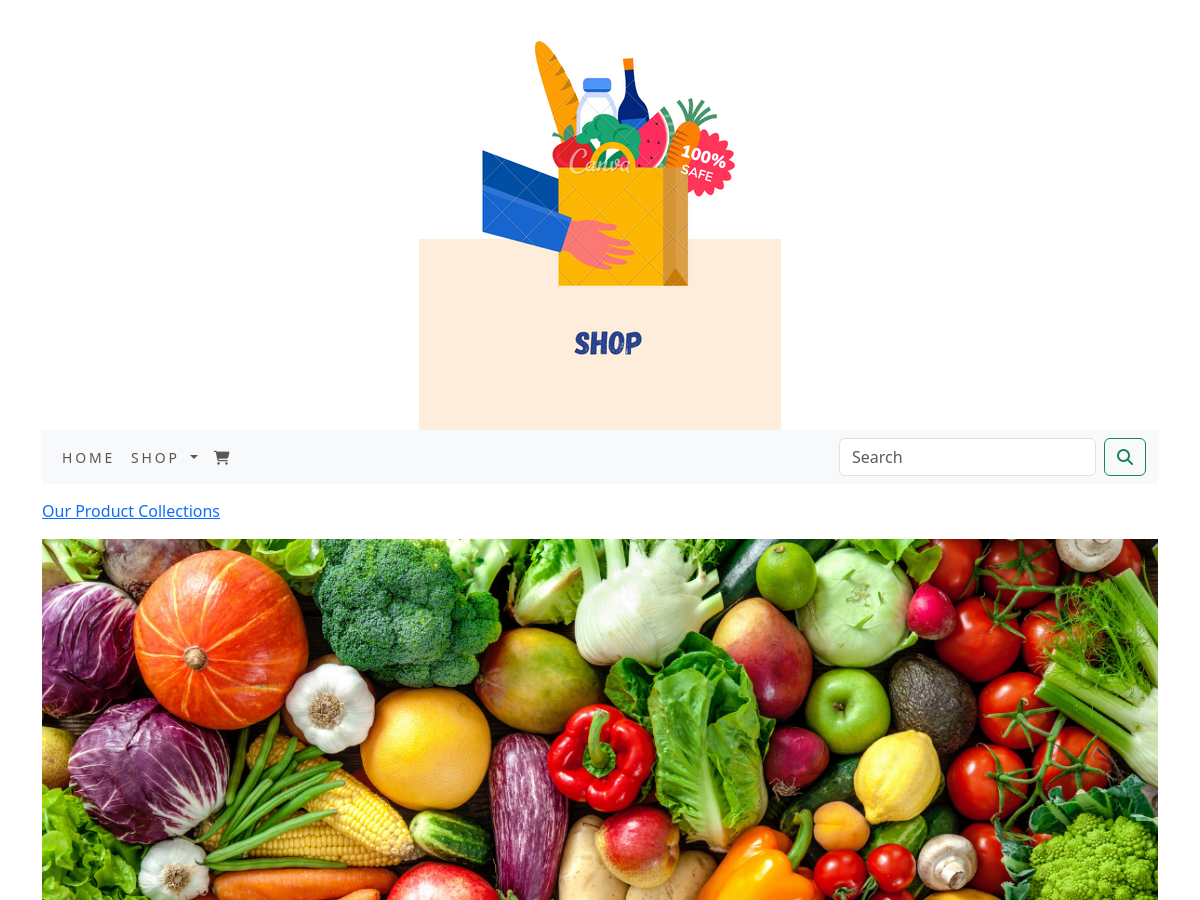
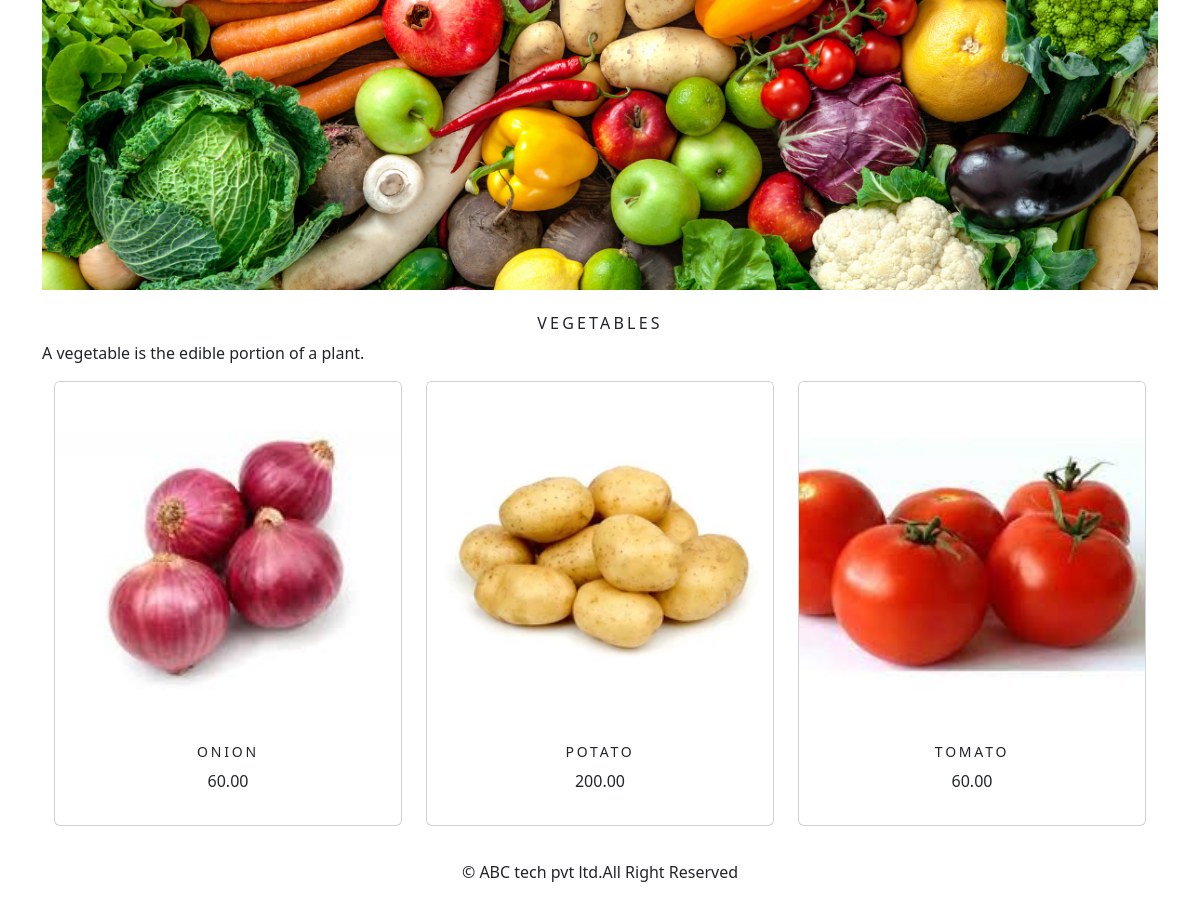
The page /shop/vegetables/ on the database its author committed (2 pictures, top to bottom).
### shop/models.py (models this page shows, shortened)
class Category(models.Model):
    name=models.CharField(max_length=250,unique=True)
    slug=models.SlugField(max_length=250,unique=True)
    description=models.TextField(blank=True)
    image=models.ImageField(upload_to='category',blank=True)
    class Meta:
        ordering=('name',)
        verbose_name='category'
        verbose_name_plural='categories'
    def get_url(self):
        return reverse('shop:product_by_category',args=[self.slug])

class Product(models.Model):
    name=models.CharField(max_length=250,unique=True)
    slug = models.SlugField(max_length=250, unique=True)
    description = models.TextField(blank=True)
    price=models.DecimalField(max_digits=10,decimal_places=2)
    category=models.ForeignKey(Category,on_delete=models.CASCADE)
    image = models.ImageField(upload_to='product', blank=True)
    stock=models.IntegerField()
    available=models.BooleanField(default=True)
    created=models.DateTimeField(auto_now_add=True)
    updated=models.DateTimeField(auto_now=True)
    def get_url(self):
        return reverse('shop:prodCatdetail',args=[self.category.slug,self.slug])
    class Meta:
        ordering=('name',)
        verbose_name='product'
        verbose_name_plural='products'

### shop/views.py (the view)
# urls.py: path('', views.allProdCat, name='allProdCat'),
def allProdCat(request,c_slug=None):
    c_page=None
    products_list=None
    if c_slug!=None:
        c_page=get_object_or_404(Category,slug=c_slug)
        products_list=Product.objects.all().filter(category=c_page,available=True)
    else:
        products_list=Product.objects.all().filter(available=True)
    paginator=Paginator(products_list,6)
    try:
        page=int(request.GET.get('page','1'))
    except:
        page=1
    try:
        products=paginator.page(page)
    except (EmptyPage,InvalidPage):
        products=paginator.page(paginator.num_pages)
    return render(request,"category.html",{'category':c_page ,'products':products })

### shop/context_processors.py (called while the page is built)
def menu_links(request):
    links=Category.objects.all()
    return dict(links=links)

### templates/category.html (shortened to what this page needs)
{% extends 'base.html' %}
{% load static %}
{% block content %}
{% if category %}
     <div>
         <div class="row my_row_class">
             <div class="mx-auto">
             <p><a href="{% url 'shop:allProdCat' %}">Our Product Collections</a> </p>
         </div>
             </div>
     </div>
{% endif %}
<div class="mx_auto">
    {% if category %}
    <img class="my_image" src="{{category.image.url}}" alt="{{category.name}}">
</div>
<br>
<div>
    <h1 class="text-center my_title">{{category.name}}</h1>
    <p class="text-justify">{{category.description}}</p>
</div>
     {% endif %}
<div class="container">
    <div class="row mx_auto">
        {% for product in products.object_list %}
        <div class="my_bottom_margin col-9 col-sm-12 col-md-4 col-md-12 col-lg-4">
            <div class="card text-center" style="min-width:18rem;">
                <a href="{{product.get_url}}"><img class="card-img-top my_image" src="{{product.image.url}}" alt="{{product.name}}"> </a>
                <div class="card-body">
                    <h4>{{product.name}}</h4>
                    <p>{{product.price}}</p>
                </div>
            </div>
        </div>
        {% endfor %}
    </div>
    <br>
</div>
{% endblock %}

### static/css/custom.css (style rules this page uses)
body { font-family: 'Roboto', sans-serif; }
.my_row_class { padding-top:15px; }
.my_image { width:100%; height:auto; }
.my_title { font-size:16px; text-transform :uppercase; letter-spacing:.2em; }
.my_bottom_margin { margin-bottom:10px; }
.card-body h4 { font-size:14px; text-transform :uppercase; letter-spacing:.2em; }

### rows shown on the page
Category: image (picture), name "VEGETABLES", description "A vegetable is the edible portion of a plant."
Product: image (picture), name "ONION", price "60.00"
Product: image (picture), name "POTATO", price "200.00"
Product: image (picture), name "TOMATO", price "60.00"
